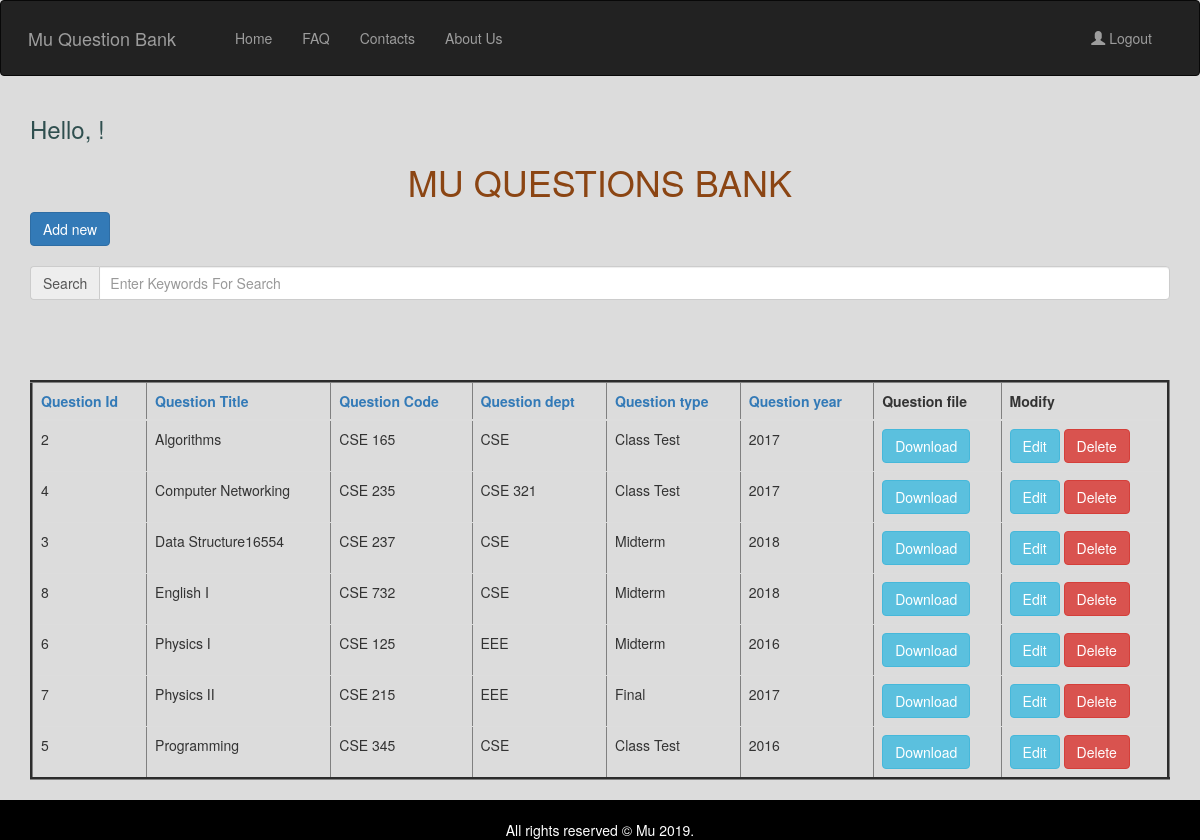
/index.php/home/searchOrderByTitle, run on the app's committed database.
### tables this page shows
CREATE TABLE `question_info` (
  `q_id` int(12) NOT NULL,
  `q_year` year(4) NOT NULL,
  `q_type` varchar(120) NOT NULL,
  `q_code` varchar(120) NOT NULL,
  `q_title` varchar(225) NOT NULL,
  `q_dept` varchar(120) NOT NULL,
  `q_file` varchar(250) DEFAULT NULL
);

### application/controllers/home.php (called while the page is built, shortened)
<?php
class home extends CI_Controller {
    function __construct()
  	{
  		$this->load->model('question_model','qmodel');
  	}
	public function searchOrderByTitle()
	{
		$data['questionInfo']=$this->qmodel->searchOrderByTitle();
		$this->load->view('admin_profile',$data);
	}
}

### index.php (called while the page is built, shortened)
<?php
require_once BASEPATH.'core/CodeIgniter.php';

### application/models/question_model.php (called while the page is built, shortened)
<?php
class question_model extends CI_Model {
	public function searchOrderByTitle()
	{
		$this->db->select("*");
		$this->db->from("question_info");
		$this->db->order_by('q_title','ASC');
		$query=$this->db->get();
		return $query->result();
	}
}

### application/views/admin_profile.php (the view, shortened to what this page needs)
<!doctype html>
<html lang="en">
  <head>
   <link rel="stylesheet" href="https://maxcdn.bootstrapcdn.com/bootstrap/3.4.0/css/bootstrap.min.css">
</head>
<body>
  <header class="header-transparent" id="header-main">
            <nav class="navbar navbar-inverse">
              <div class="container-fluid">
                <div class="navbar-header">
                  <a class="navbar-brand" href="<?php echo base_url();?>home/mu_index">Mu Question Bank</a>
                </div>
                <ul class="nav navbar-nav ">
                  <li ><a href="<?php echo base_url();?>home/mu_index">Home</a></li>
                  <li ><a href="<?php echo base_url();?>home/faq">FAQ</a></li>
                  <li><a href="<?php echo base_url();?>home/contacts">Contacts</a></li>
                  <li><a href="<?php echo base_url();?>home/aboutUs">About Us</a></li>
                </ul>
                <ul class="nav navbar-nav navbar-right" >
                <li><a href="<?php echo base_url(); ?>home/logout"><span class="glyphicon glyphicon-user"></span> Logout</a></li>
              </ul>
              </div>
            </nav>
</header>
<div class="container">
     <h3 align="left" style="color: #2F4F4F;">   Hello, <?php echo $_SESSION['username'].'!'; ?> </h3>
     <center><h1 style="color: #8B4513;">MU QUESTIONS BANK</h1></center>
   <a class="btn btn-primary" href="<?php echo base_url();?>home/add"> Add new</a>
   <br> <br>
     <div class="form-group">
      <div class="input-group">
      <span class="input-group-addon ">Search</span>
        <input type="text" name="search" id="search" placeholder="Enter Keywords For Search" class="form-control">
      </div>
     </div>
    <br>
    <div id="result">
    </div>
   <br>
    <table class="table" border="3px">
    <thead>
      <tr>
        <th><a href="<?php echo base_url('home/searchOrderById'); ?>">Question Id</th>
        <th><a href="<?php echo base_url('home/searchOrderByTitle'); ?>">Question Title</th>
        <th><a href="<?php echo base_url('home/searchOrderByCode'); ?>">Question Code</th>
        <th><a href="<?php echo base_url('home/searchOrderByDept'); ?>">Question dept</th>
        <th><a href="<?php echo base_url('home/searchOrderByType'); ?>">Question type</th>
        <th><a href="<?php echo base_url('home/searchOrderByYear'); ?>">Question year</th>
        <th>Question file</th>
        <th>Modify</th>
      </tr>
    </thead>
    <tbody>
      <?php
        if($questionInfo){
          foreach ($questionInfo as $qtn) {
      ?>
      <tr>
        <td><?php echo $qtn->q_id; ?></td>
        <td><?php echo $qtn->q_title; ?></td>
        <td><?php echo $qtn->q_code; ?></td>
        <td><?php echo $qtn->q_dept; ?></td>
        <td><?php echo $qtn->q_type; ?></td>
        <td><?php echo $qtn->q_year; ?></td>
        <td><a class="btn btn-info" href="<?php echo base_url('home/download/'.$qtn->q_id); ?>"> Download</a></td>
        <td> <a class="btn btn-info" href="<?php echo base_url('home/edit/'.$qtn->q_id); ?>"> Edit</a>
             <a class="btn btn-danger" href="<?php echo base_url('home/delete/'.$qtn->q_id); ?>" onclick="return confirm('Do you want to delete this record?');"> Delete</a>
        </td>
      </tr>
      <?php
    }
      }
      ?>
    </tbody>
  </table>
</div><br><br>
 <div class="footer">
 <br>
  <div class="container">All rights reserved © Mu 2019.
   <br>
   </div>
</div>
</body>
</html>

### application/views/admin_profile.php (style rules this page uses)
.navbar-nav { padding: 12px; margin-left: 5px; }
.navbar-header { padding: 12px; margin-left: 2px; text-decoration-color: white; }
.navbar-right { padding: 12px; margin-right: 5px; }
.footer { position: fixed; left: 0; bottom: 0; width: 100%; background-color: black; color: white; text-align: center; }
#search { padding-left: 10px; padding-right: 10px; }
#result { padding-left: 25px; padding-right: 25px; padding-top: 25px; }
body { background: #DCDCDC; }

### data on the page
question_info: q_id "2", q_title "Algorithms", q_code "CSE 165", q_dept "CSE", q_type "Class Test", q_year "2017"
question_info: q_id "4", q_title "Computer Networking", q_code "CSE 235", q_dept "CSE 321", q_type "Class Test", q_year "2017"
question_info: q_id "3", q_title "Data Structure16554", q_code "CSE 237", q_dept "CSE", q_type "Midterm", q_year "2018"
question_info: q_id "8", q_title "English I", q_code "CSE 732", q_dept "CSE", q_type "Midterm", q_year "2018"
question_info: q_id "6", q_title "Physics I", q_code "CSE 125", q_dept "EEE", q_type "Midterm", q_year "2016"
question_info: q_id "7", q_title "Physics II", q_code "CSE 215", q_dept "EEE", q_type "Final", q_year "2017"
question_info: q_id "5", q_title "Programming", q_code "CSE 345", q_dept "CSE", q_type "Class Test", q_year "2016"
